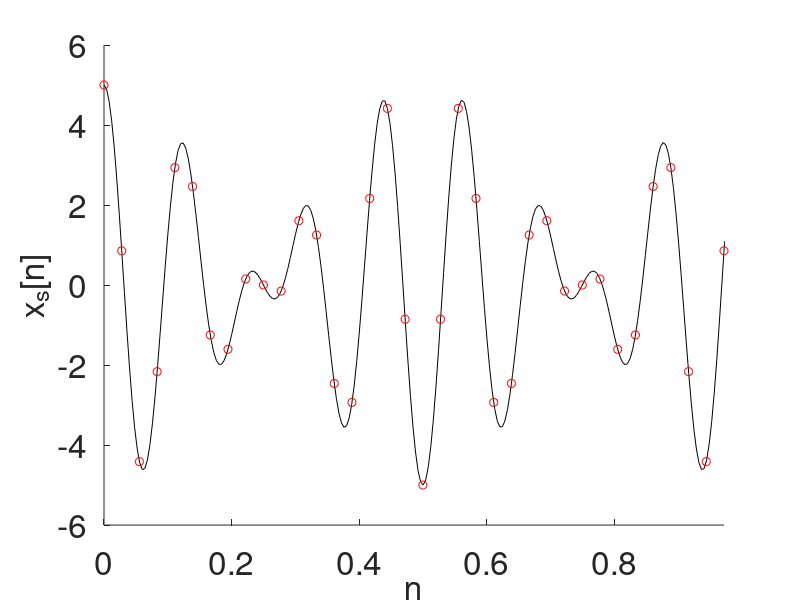
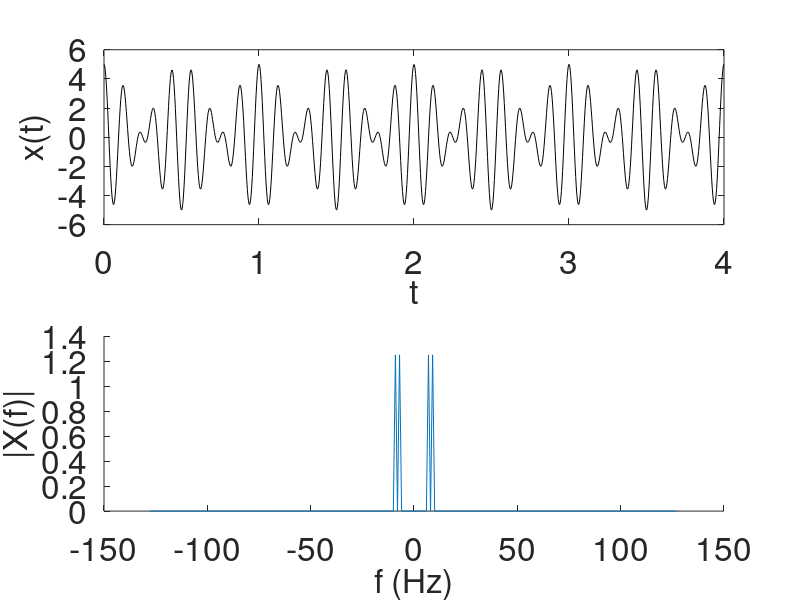

Write the MATLAB code that produced these figures, in order.
% Signals and Systems lecture on November 20, 2026

% Define omega array
T0 = 1;
t = linspace(0, 4*T0, 1000);
M = 256;
t_one = (0:M-1)*T0/M;

Ts = (1/18)*(1/2);
N = T0/Ts; 
zero_centered = false;
plot_DTFT = true;
one_period = false;

if one_period
    if zero_centered
        k_vec = -N/2:N/2-1;
    else
        k_vec = 0:(N-1);
    end
else
    if zero_centered
        k_vec = -N*2:(2*N-1);
    else
        k_vec = 0:(4*N-1);
    end
end

%Define frequency response, with independent variable z
f1 = 1; f2 = 8;
x = @(t) 5*cos(2*pi*f1*t).*cos(2*pi*f2*t);

xs = zeros(1,N);
narray = zeros(1,N);
for n = 0:N-1
    xs(n+1) = x(n*Ts);
    narray(n+1) = n;
end

if one_period
    if zero_centered
    gft = fftshift(fft(x_period))/M;
    else
        gft = fft(x_period);
    end
else
    x_period = x(t_one);
    X_fft = fft(x_period)/M;
    gft = fftshift(X_fft);
    %gft = X_fft(mod(k_vec,N)+1);
end

k_original_signal = -M/2:M/2-1;
f_original_signal = k_original_signal/T0;


figure(1)
hold on
plot(t,x(t),'k-')
xlabel('t')
ylabel('x(t)')
xlim([0 narray(end)*Ts])
set(findall(gcf,'-property','FontSize'),'FontSize',24)
plot(narray*Ts,xs,'ro')
xlabel('n')
ylabel('x_s[n]')
set(findall(gcf,'-property','FontSize'),'FontSize',24)

figure(2)
subplot(2,1,1)
plot(t,x(t),'k-')
xlabel('t')
ylabel('x(t)')
%xlim([0 narray(end)*Ts])
set(findall(gcf,'-property','FontSize'),'FontSize',24)
subplot(2,1,2)
hold on
plot(f_original_signal,abs(gft))
xlabel('f (Hz)')
ylabel('|X(f)|')
set(findall(gcf,'-property','FontSize'),'FontSize',24)
